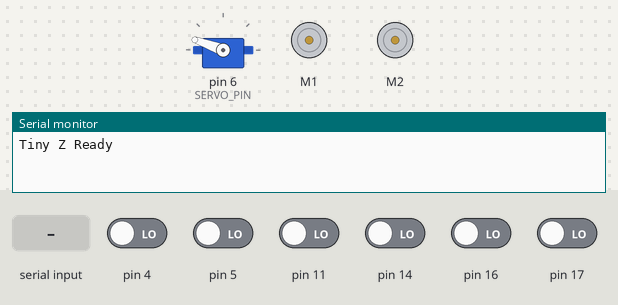
A sketch run on a simulated Arduino Mega 2560, built with avr-gcc and run on an emulated ATmega2560. On the bench: servo, 2 × DC motor (green arrow = forward, orange = backward, longer = faster), the last lines printed to the serial monitor. Wiring (inferred from the names in the program): servo: signal pin 6. Inputs (shaded band) come from the test bench; at power-on: pin 4, pin 5, pin 11, pin 14, pin 16, pin 17 LOW. Servo pulses on a pin are drawn as a servo (544–2400 µs = 0–180°).

Above: at 1.2 s.
1.3 s: "F\n" received over Serial
At 1.43 s:
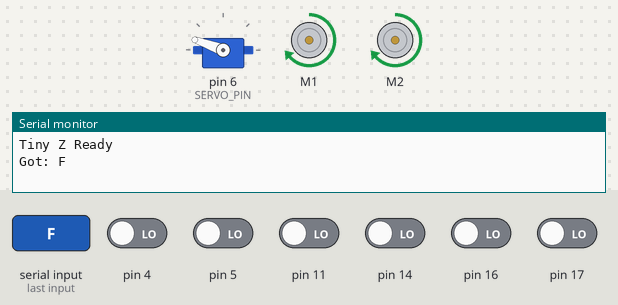
3.0 s: "B\n" received over the second serial link
At 3.13 s:
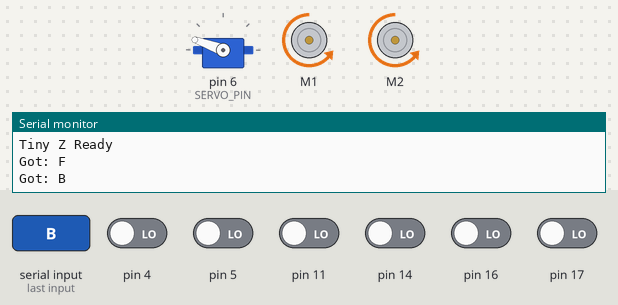
4.7 s: "L\n" received over Serial
At 4.83 s:
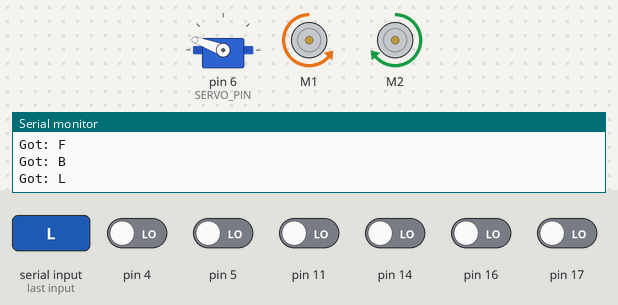
6.4 s: "R\n" received over the second serial link
At 6.53 s:
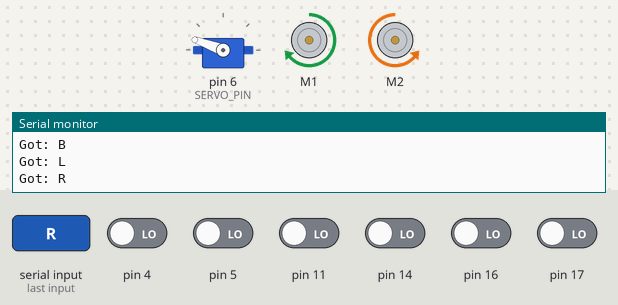
Timing chart, 0 to 9.4 s (numbered marks = the images above; inputs shaded):
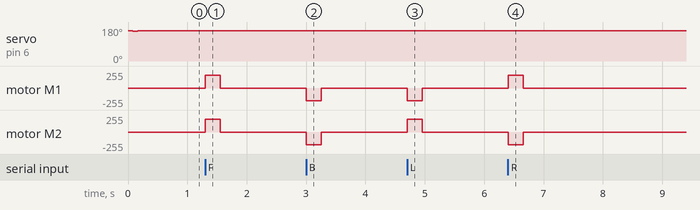

The sketch:

ZumoSumoSlave_Final.ino
```cpp
#include <Wire.h>
#include <ZumoShield.h>
#include <SoftwareSerial.h>

#define QTR_THRESHOLD         0    // white < 1000 < black (from calibration)
#define REVERSE_SPEED       300
#define TURN_SPEED          300
#define REVERSE_DURATION    200
#define TURN_DURATION       300

/** Arduino Uno Timer 2 Servo Example
This example code for the Arduino Uno shows how to use Timer 2 on
the ATmega328P to control a single servo.  This can be useful for
people who cannot use the Arduino IDE's Servo library.  For
example, ZumoMotors uses the same timer as the Servo
library (Timer 1), so the two libraries conflict.

The SERVO_PIN macro below specifies what pin to output the
servo on.  This pin needs to be connected to the signal input
line of the servo.  The Arduino's GND needs to be connected to
the ground pin of the servo.  The servo's ground and power pins
need to be connected to an appropriate power supply.
*/

// This line specifies what pin we will use for sending the
// signal to the servo.  You can change this.
#define SERVO_PIN             6     // It was originally 11 but it would interfere with ldetection sensor
#define ARM_DOWN           2200
#define ARM_UP              900

// This is the time since the last rising edge in units of 0.5us.
uint16_t volatile servoTime = 0;

//  This is the pulse width we want in units of 0.5us.
uint16_t volatile servoHighTime = 3000;

// This is true if the servo pin is currently high.
boolean volatile servoHigh = false;

// This ISR runs after Timer 2 reaches OCR2A and resets.
// In this ISR, we set OCR2A in order to schedule when the next
// interrupt will happen.
// Generally we will set OCR2A to 255 so that we have an
// interrupt every 128 us, but the first two interrupt intervals
// after the rising edge will be smaller so we can achieve
// the desired pulse width.
ISR(TIMER2_COMPA_vect) {
// The time that passed since the last interrupt is OCR2A + 1
//because the timer value will equal OCR2A before going to 0.
servoTime += OCR2A + 1;
  static uint16_t highTimeCopy = 3000;
static uint8_t interruptCount = 0;

  if(servoHigh) {
    if(++interruptCount == 2) {
      OCR2A = 255;
    }

    // The servo pin is currently high.
    // Check to see if is time for a falling edge.
    // Note: We could == instead of >=.
  if(servoTime >= highTimeCopy) {
      // The pin has been high enough, so do a falling edge.
    digitalWrite(SERVO_PIN, LOW);
    servoHigh = false;
    interruptCount = 0;
    }
  }
  else {
      // The servo pin is currently low.
  if(servoTime >= 40000) {
    // We've hit the end of the period (20 ms),
    // so do a rising edge.
    highTimeCopy = servoHighTime;
    digitalWrite(SERVO_PIN, HIGH);
    servoHigh = true;
    servoTime = 0;
    interruptCount = 0;
      OCR2A = ((highTimeCopy % 256) + 256)/2 - 1;
    }
  }
}

void servoInit() {
  digitalWrite(SERVO_PIN, LOW);
  pinMode(SERVO_PIN, OUTPUT);

  // Turn on CTC mode.  Timer 2 will count up to OCR2A, then
  // reset to 0 and cause an interrupt.
  TCCR2A = (1 << WGM21);
  // Set a 1:8 prescaler.  This gives us 0.5us resolution.
  TCCR2B = (1 << CS21);

  // Put the timer in a good default state.
  TCNT2 = 0;
  OCR2A = 255;

  TIMSK2 |= (1 << OCIE2A);  // Enable timer compare interrupt.
  sei();   // Enable interrupts.
}

void servoSetPosition(uint16_t highTimeMicroseconds) {
  TIMSK2 &= ~(1 << OCIE2A); // disable timer compare interrupt
  servoHighTime = highTimeMicroseconds * 2;
  TIMSK2 |= (1 << OCIE2A); // enable timer compare interrupt
}

ZumoMotors motors;
SoftwareSerial bluetooth(2, 13);    // Rx-Pin2 and Tx-Pin13 (unused)
const int SPEED =  300;              // Speed can vary between 0 up to 400

const unsigned long TIMEOUT = 250;  // time with no commands (ms) auto stop
unsigned long lastCmd = 0;          // time from last command

#define NUM_SENSORS 6               // 6 line detector sensors
unsigned int sensor_values[NUM_SENSORS]; // array stores readings from each individual one
ZumoReflectanceSensorArray sensors(QTR_NO_EMITTER_PIN); // IR LED stays on

void drive(char cmd) {

  switch(cmd) {

    case 'F' :    // FORWARD command
      motors.setSpeeds(SPEED, SPEED);
      break;

    case 'B' :    // BACK/REVERSE command
      motors.setSpeeds(-SPEED, -SPEED);
      break;

    case 'L' :    // LEFT command
      motors.setSpeeds(-SPEED, SPEED);
      break;

    case 'R' :    // RIGHT command
      motors.setSpeeds(SPEED, -SPEED);
      break;

    case 'S' :    // STOP command
      default :
      motors.setSpeeds(0,0);
      break;

  }

}

  void handleChar(char c) {

          if(c == '\r' || c == '\n') return;
            lastCmd = millis();
          Serial.print( "Got: ");
          Serial.println(c);

          if (islower(c)) {
            servoSetPosition(ARM_UP);
          }
            else {
              servoSetPosition(ARM_DOWN);
            }
          drive(toupper(c));

  }


void setup() {

  Serial.begin(9600);   // set BAUD
  bluetooth.begin(9600);
  Serial.println("Tiny Z Ready");   // displays text

  servoInit();
  servoSetPosition(ARM_DOWN);

}

void loop() {

  if(Serial.available()) {

    handleChar(Serial.read());

  }
  if(bluetooth.available()) {

    handleChar(bluetooth.read());

  }
  if(millis() - lastCmd > TIMEOUT) {

    motors.setSpeeds(0, 0);
  }

// Edge escape: sensors read approx. 200 on white & 1650 on black
// Like Vehicle Lane Assist, this edge detection overrides the driver and attempts
// to move away from the edge of the ring.
  sensors.read(sensor_values);

  if (sensor_values[0] < QTR_THRESHOLD) {

    motors.setSpeeds(-REVERSE_SPEED, -REVERSE_SPEED);
    delay(REVERSE_DURATION);
    motors.setSpeeds(TURN_SPEED, -TURN_SPEED);
    delay(TURN_DURATION);
    motors.setSpeeds(0, 0);
  }
  else if (sensor_values[5] < QTR_THRESHOLD) {

    motors.setSpeeds(-REVERSE_SPEED, -REVERSE_SPEED);
    delay(REVERSE_DURATION);
    motors.setSpeeds(-TURN_SPEED, TURN_SPEED);
    delay(TURN_DURATION);
    motors.setSpeeds(0, 0);
  }
}
```

ArduinoPuTTY_Bluetooth_Connect_Code.cpp
```cpp
#include <Wire.h>
#include <ZumoShield.h>
#include <SoftwareSerial.h>

ZumoMotors motors;
SoftwareSerial bluetooth(2, 13);    //Rx-Pin2 and Tx-Pin13 (unused)
const int SPEED = 200;    // Speed can vary between 0 up to 400

void drive(char cmd) {

  switch(cmd) {

    case 'F' :    // FORWARD command
      motors.setSpeeds(SPEED, SPEED);
      break;

    case 'B' :    // BACK/REVERSE command
      motors.setSpeeds(-SPEED, -SPEED);
      break;

    case 'L' :    // LEFT command
      motors.setSpeeds(-SPEED, SPEED);
      break;

    case 'R' :    // RIGHT command
      motors.setSpeeds(SPEED, -SPEED);
      break;

    case 'S' :    // STOP command
      default :
      motors.setSpeeds(0,0);
      break;

  }

}

  void handleChar(char c) {

          if(c == '\r' || c == '\n') return;
          Serial.println( "Got: ");
          Serial.print(c);
          drive(toupper(c));

  }


void setup() {

  Serial.begin(9600);   // set BAUD
  bluetooth.begin(9600);
  Serial.println("Tiny Z Ready");   // displays text

}

void loop() {

  if(Serial.available()) {

    handleChar(Serial.read());

  }
  if(bluetooth.available()) {

    handleChar(bluetooth.read());

  }
}
```

LabFinalProj.c
```cpp
/*****************************************************************************
 * 	      File: LabFinalProj.c
 *    Lab Name: Zumo Sumo AVR Controller
 *      Author: Prof. John Hutton
 *     Created: 12/30/17
 * Modified by: Jose De Los Santos
 *    Modified: 3/28/19, 1/17/21, 11/13/2023
 *   Processor: ATmega128A (on the ReadyAVR board)
 *
 * This is a placeholder for your final project program.  This will
 * leverage off Lab09, Lab10 as well as other work we have done in this
 * class.
 *
 * This program depends on the UARTLibrary used in previous labs, one for
 * Character debug to the PUTTY terminal and one to the BT Master.
 *
 * NB: The ReadyAVR-64 board uses UART1 as the default for programming,
 * freeing uart1 for external RS232 traffic (e.g. like adding the Bluetooth
 * transceivers in Lab09).
 *   UART1 for communication to a Putty Terminal
 *   UART0 for communication across the paired BT channel.
 *
 * <Student Notes on program here>
 *****************************************************************************/

// define CPU speed (7.3728 MHz for the ATmega128A)
#define F_CPU   7372800UL

#define END_STRING  '\0'
#define CR          0x0D
#define LF          0x0A
#define ESC         0x1B

#include <avr/io.h>
#include <util/delay.h>
#include <stdio.h>  // for sprintf functionality
#include "UARTLibrary.h"
#include "UART0Library.h"

#define JOY_RIGHT	PB0
#define JOY_DOWN	PB1
#define JOY_LEFT	PB2
#define JOY_UP		PB3
#define JOY_CENTER	PB4

#define BAUDRATE   9600 // standard values from 1200 to 115200
#define DATABITS      8 // 5-8
#define STOPBITS      1 // 1,2
#define PARITY        0 // 0=none, 1=odd, 2=even

char text[40];
unsigned char armUp = 0;

void send_string(const char *cp) {
	while(*cp != END_STRING) {
		uart_tx(*cp++);
	}
}


char readJoystick(void) {

	unsigned char pins = PINB;
	if (!(pins & (1 << JOY_UP))) {
		return 'F';
	}
	if (!(pins & (1 << JOY_DOWN))) {
		return 'B';
	}
	if (!(pins & (1 << JOY_LEFT))) {
		return 'L';
	}
	if (!(pins & (1 << JOY_RIGHT))) {
		return 'R';
	}
	return 'S';
}

int main(void) {

	uart_init(BAUDRATE, DATABITS, STOPBITS, PARITY);	// UART1: PuTTY
	uart0_init(BAUDRATE, DATABITS, STOPBITS, PARITY);	// UART0: Bluetooth

	// Joystick pins PB4:PB0 assigned as inputs with pull-ups
	DDRB	&= ~0x1F;
	PORTB	|=  0X1F;

	// Arm buttons PA0 (LIFT) AND PA1(LOWER) as inputs with pull-ups
	DDRA	&= ~((1 <<PA0) | (1 <<PA1));
	PORTA	|=	(1 << PA0) | (1 <<PA1);

	send_string("\r\nTiny Z controller ready.\r\n");

	while(1) {

		if (!(PINA & (1 << PA0))) armUp = 1;	// LIFT pressed
		if (!(PINA & (1 << PA1))) armUp = 0;	// LOWER pressed

		char cmd = readJoystick();
		if (armUp) cmd = cmd + ('a'-'A');		// converts capital A to lowercase a
		uart0_tx(cmd);	// send cmd to Tiny Z via BT
		uart_tx(cmd);	// echo cmd in PuTTY
		_delay_ms(100);

	}

	return 0;

}
```

UART0Library.c
```cpp
/*****************************************************************************
 *	    File: uart0Library.c
 *  Lab Name: (Needed for Bluetooth-controlled ZUMO Bots final project, S2019)
 *    Author: Dr. Greg Nordstrom
 *   Created: 3/3/2019
 *  Modified:
 * Processor: ATmega128A (on the ReadyAVR board)
 *
 * This is intended to be compiled as an AVR Library Project and
 * used by other programs. After compiling this code, copy the
 * libuart0Library.a and UART0Library.h files to the project directory,
 * then add the library to the target project by R-clicking on the
 * project's Libraries directory and clicking Add Library. Also,
 * the UART0Library.h file must be #included in the project's .c file.
 *
 * NOTE: This library only works with the default UART0 port on the
 * ReadyAVR. However, UART1 is the default for uploading code and
 * debugging, and that requires JP2 to have jumpers on PD3 and PD2.
 * It's best to leave UART1 as the default for uploading and debugging,
 * and using UART0 as an extra, independent UART by connecting
 * external RS232 signals DIRECTLY to pin PE0 (Rx) and PE1 (Tx). This
 * arrangement allows for development via Atmel Studio as well as for
 * controlling RS232 devices via UART0 (e.g. a Bluetooth HC-05 module).
 */

#include <avr/io.h>
#include "UART0Library.h"

// Use UART0_init to initialize the UART hardware in the AVR processor.
// The function takes the following arguments:
//    - desired baud rate (standard values from 2400 to 115200,
//    - number of databits (5-8),
//    - number of stop bits (1,2),
//    - parity (0=no parity, 1=odd parity, 2=even parity).
// No error checking is performed and the function does not return a value.
//
// For example,
//     uart0_init(9600,8,1,0);
// sets the baudrate to 9600, with 8 data bits, 1 stop bit, and no parity
//
void uart0_init(long unsigned int baudrate, unsigned char databits, unsigned char stopbits, unsigned char parity)
{
    long unsigned int baud_prescale;

	// set baud rate (via UBRR0 high and low registers)
    baud_prescale = (((F_OSC/(baudrate * 16UL)))-1);
	UBRR0H = baud_prescale >> 8;
	UBRR0L = baud_prescale;

    // set various bits of USCR0C for UART0 comm parameters
    UCSR0C = 0;     // initially clear all UCSR0C bits

    // set databits
    switch(databits) {
        case 5:
            break;  // no changes if 5-bit data
        case 6:
            UCSR0C |= (1 << UCSZ00);
            break;
        case 7:
            UCSR0C |= (1 << UCSZ01);
            break;
        default:  // default to 8 bits
            UCSR0C |= (1 << UCSZ01)|(1 << UCSZ00);
            break;
    }

    // set parity
    switch(parity) {
        case 1:     // odd parity
    	    UCSR0C |= (1 << UPM01)|(1 << UPM00);
            break;
        case 2:     // even parity
    	    UCSR0C |= (1 << UPM01);
            break;
        default:
            break;  // default is no parity
    }

    // set stopbits
    if(stopbits == 2)
        UCSR0C |= (1 << USBS0);

	// finally, enable receiver and transmitter
	UCSR0B = (1 << RXEN0)|(1 << TXEN0);
}

// This function waits for space in the UART transmit buffer. When space
// is available, the function places an unsigned character value (passed in
// as the function's only argument) in the buffer and returns. No error
// checking is performed and the function does not return a value.
void uart0_tx(unsigned char data)
{
    // wait for empty tx buffer
    while(!(UCSR0A & (1 << UDRE0)));

    // put data into UART0's I/O data register (UDR0)
    UDR0 = data;
}

// This function blocks until a character is received in the UART input
// buffer. Once a character arrives, it is passed back to the caller as
// an unsigned character. No error checking is performed.
unsigned char uart0_rx(void)
{
	// wait for received char to arrive
	while (!(UCSR0A & (1 << RXC0)));

	// put received char into data variable and return
	return UDR0;
}
```

UART0Library.h
```cpp
/*****************************************************************************
 *	    File: UART0Library.h
 *  Lab Name: (Needed when using uart0Library.c
 *    Author: Dr. Greg Nordstrom
 *   Created: 3/3/19
 *  Modified:
 * Processor: ATmega128A (on the ReadyAVR board)
 *
 * This header file defines three simple uart0 (comm port) functions for
 * initializing and using the uart0 hardware in the ATmega128A processor.
 * Before using the comm port to send/receive data, you must initialize
 * the hardware by providing the desired baud rate, number of data bits,
 * number of stop bits, and the type of parity.
 *
 * NOTE: This library only works with the default uart0 port on the
 * ReadyAVR. However, uart1 is the default for uploading code and
 * debugging, and that requires JP2 to have jumpers on PD3 and PD2.
 * It's best to leave uart1 as the default for uploading and debugging,
 * and using uart0 as an extra, independent uart by connecting
 * external RS232 signals DIRECTLY to pin PE0 (Rx) and PE1 (Tx). This
 * arrangement allows for development via Atmel Studio as well as for
 * controlling RS232 devices via uart0 (e.g. a Bluetooth HC-05 module).
 *
 * Recommended use is 9600 baud, 8 data bits, 1 stop bit, no parity.
 * This example uses all three functions in the uart0Library:
 *
 *     #include "uart0Library.h"  // Requires libuart0Library.a be a part
 *                                 // of your project. Place the file in
 *                                 // your project directory and add it to
 *                                 // the project via Libraries | Add Library
 *                                 // in the Solution Explorer panel).
 *
 *     #define BaudRate 9600
 *     #define DataBits 8
 *     #define StopBits 1
 *     #define NoParity 0
 *
 *     int main(void)
 *     {
 *     	  unsigned char c;
 *
 *     	  // initialize the uart0
 *     	  uart0_init(BaudRate, DataBits, StopBits, NoParity);
 *
 *        // transmit a value (0x41) to the comm port
 *        c = 0x41;
 *        uart0_tx(c);
 *
 *        // receive a byte from the comm port
 *        c = uart0_rx();
 *     }
 *
 */


#ifndef uart0LIBRARY_H_
#define uart0LIBRARY_H_

// Set default oscillator frequency for ATmega128A (7.3728 MHz)
#define F_OSC 7372800

void uart0_init(long unsigned int baudrate, unsigned char databits, unsigned char stopbits, unsigned char parity);
void uart0_tx(unsigned char data);
unsigned char uart0_rx(void);

#endif /* uart0LIBRARY_H_ */
```

Source omitted: UARTLibrary.c (3137 bytes), UARTLibrary.h (2217 bytes)

Measured:
- after the input at 1.3 s, motor M1, motor M2: stopped → forward 191/255 at once, → stopped 0.25 s later
- after the input at 3.0 s, motor M1, motor M2: stopped → backward 191/255 at once, → stopped 0.25 s later
- after the input at 4.7 s, motor M1: stopped → backward 191/255 at once, → stopped 0.25 s later; motor M2: stopped → forward 191/255 at once, → stopped 0.25 s later
- after the input at 6.4 s, motor M1: stopped → forward 191/255 at once, → stopped 0.25 s later; motor M2: stopped → backward 191/255 at once, → stopped 0.25 s later
